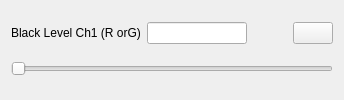
                      <widget class="QWidget" name="tab_5">
                       <attribute name="title">
                        <string>Ch. 1</string>
                       </attribute>
                       <layout class="QVBoxLayout" name="verticalLayout_27">
                        <item>
                         <layout class="QHBoxLayout" name="horizontalLayout_23">
                          <item>
                           <widget class="QLabel" name="L_Black1">
                            <property name="minimumSize">
                             <size>
                              <width>130</width>
                              <height>0</height>
                             </size>
                            </property>
                            <property name="maximumSize">
                             <size>
                              <width>130</width>
                              <height>16777215</height>
                             </size>
                            </property>
                            <property name="text">
                             <string>Black Level Ch1 (R orG):   </string>
                            </property>
                           </widget>
                          </item>
                          <item>
                           <widget class="QLineEdit" name="LE_Black_1">
                            <property name="maximumSize">
                             <size>
                              <width>100</width>
                              <height>16777215</height>
                             </size>
                            </property>
                           </widget>
                          </item>
                          <item>
                           <spacer name="horizontalSpacer_11">
                            <property name="orientation">
                             <enum>Qt::Horizontal</enum>
                            </property>
                            <property name="sizeHint" stdset="0">
                             <size>
                              <width>40</width>
                              <height>20</height>
                             </size>
                            </property>
                           </spacer>
                          </item>
                          <item>
                           <widget class="QPushButton" name="B_BlackOrig_1">
                            <property name="minimumSize">
                             <size>
                              <width>0</width>
                              <height>0</height>
                             </size>
                            </property>
                            <property name="maximumSize">
                             <size>
                              <width>100</width>
                              <height>16777215</height>
                             </size>
                            </property>
                            <property name="text">
                             <string/>
                            </property>
                            <property name="icon">
                             <iconset resource="icons.qrc">
                              <normaloff>:/Icons/curved.ico</normaloff>:/Icons/curved.ico</iconset>
                            </property>
                           </widget>
                          </item>
                         </layout>
                        </item>
                        <item>
                         <widget class="QSlider" name="SD_Black_1">
                          <property name="minimum">
                           <number>0</number>
                          </property>
                          <property name="maximum">
                           <number>32000</number>
                          </property>
                          <property name="value">
                           <number>0</number>
                          </property>
                          <property name="sliderPosition">
                           <number>0</number>
                          </property>
                          <property name="orientation">
                           <enum>Qt::Horizontal</enum>
                          </property>
                         </widget>
                        </item>
                       </layout>
                      </widget>
